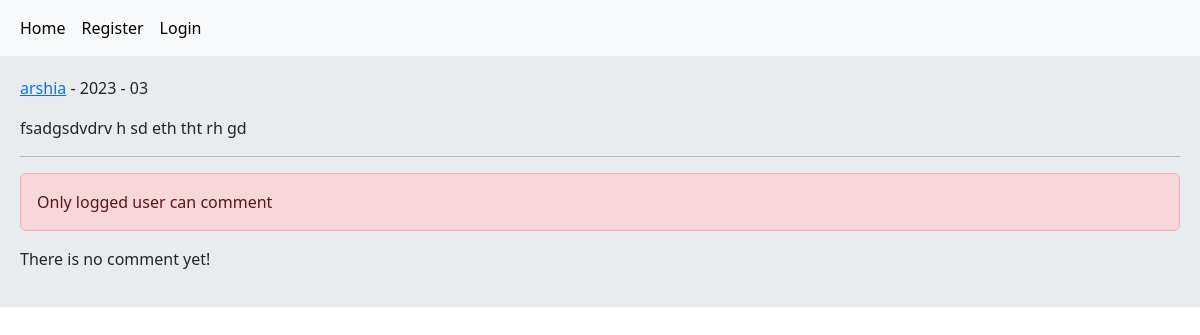
The app's page /post/2/fsadgsdvdrv-h-sd-eth-tht-rh-gd/ with its own data.
### home/models.py (models this page shows, shortened)
class Post(models.Model):
    user = models.ForeignKey(User, on_delete=models.CASCADE, related_name='posts')
    body = models.TextField()
    slug = models.SlugField()
    created = models.DateTimeField(auto_now_add=True)
    updated = models.DateTimeField(auto_now=True)
    class Meta:
        ordering = ('-created',)

### home/views.py (the view, shortened to what this page needs)
# urls.py: path('post/<int:post_id>/<slug:post_slug>/', views.PostDetailView.as_view(), name='post_detail'),
class PostDetailView(View):
    form_class = CommentCreateForm
    def setup(self, request, *args, **kwargs):
        self.post_intance = get_object_or_404(Post, pk=kwargs['post_id'], slug=kwargs['post_slug'])
        return super().setup(request, *args, **kwargs)
    def get(self, request, *args, **kwargs):
        comments = self.post_intance.pcomments.filter(is_reply=False)
        return render(request, 'home/detail.html',
                      {'post': self.post_intance, 'comments': comments, 'form': self.form_class})

### home/templates/home/detail.html (shortened to what this page needs)
{% extends 'base.html' %}
{% block content %}
    <p><a href="{% url 'account:user_profile' post.user.id %}"> {{ post.user.username }}</a>
        - {{ post.updated|date:"Y - m" }}</p>
    <p>{{ post.body }}</p>
    <hr/>
    {% if request.user.is_authenticated %}
        <form action="" method="post">
        {% csrf_token %}
        {{ form.as_p }}
        <input type="submit" value="Send">
    {% else %}
        <p class="alert alert-danger"> Only logged user can comment</p>
    {% endif %}
{% for comment in comments %}
    <div class='card bg-dark text-white'>
        <p class="card-header">{{ comment.user }} | {{ comment.created|timesince }}</p>
        <p class="card-body">{{ comment.body }}</p>
    </div>
{% empty %}
    <p>There is no comment yet!</p>
{% endfor %}
{% endblock %}

### records on screen
Post: user.username "arshia", updated "2023 - 03", body "fsadgsdvdrv h sd eth tht rh gd"
